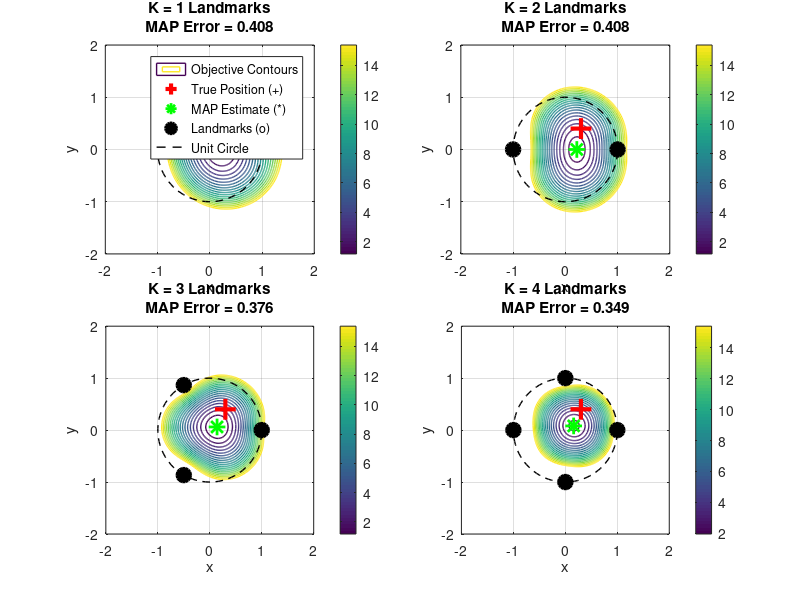

Recreate this plot in MATLAB. (Note: this script raises an error after producing the figure.)
%% Q3 MAP Estimation for Vehicle Localization 
clear; close all; clc;

% Problem parameters as specified
sigma_i = 0.3;  % Measurement noise standard deviation (given)
sigma_x = 0.25; % Prior standard deviation for x (suggested)
sigma_y = 0.25; % Prior standard deviation for y (suggested)

% Set true vehicle position (must be inside unit circle)
% change this to test different scenarios
x_true = 0.3;
y_true = 0.4;
fprintf('True vehicle position: (%.2f, %.2f)\n\n', x_true, y_true);

% Create grid for evaluation (-2 to 2 as specified)
resolution = 0.02;
[X, Y] = meshgrid(-2:resolution:2, -2:resolution:2);

% Store results for analysis
MAP_estimates = zeros(4, 2);
MAP_errors = zeros(4, 1);

% First pass: Find global min/max for consistent contour levels
J_all = cell(4, 1);
measurements_all = cell(4, 1);
landmarks_all = cell(4, 1);

for K = 1:4
    % Place K landmarks evenly on unit circle
    angles = linspace(0, 2*pi, K+1);
    angles = angles(1:K);  % Remove duplicate
    landmarks = [cos(angles); sin(angles)]';
    landmarks_all{K} = landmarks;
    
    % Generate true distances
    true_distances = sqrt((x_true - landmarks(:,1)).^2 + ...
                          (y_true - landmarks(:,2)).^2);
    
    % Generate noisy measurements (ensuring non-negative)
    measurements = true_distances + sigma_i * randn(K, 1);
    while any(measurements < 0)
        neg_idx = measurements < 0;
        measurements(neg_idx) = true_distances(neg_idx) + ...
                               sigma_i * abs(randn(sum(neg_idx), 1));
    end
    measurements_all{K} = measurements;
    
    % Evaluate MAP objective function
    J = zeros(size(X));
    for i = 1:size(X, 1)
        for j = 1:size(X, 2)
            x = X(i, j);
            y = Y(i, j);
            
            % Distances from candidate position to landmarks
            d = sqrt((x - landmarks(:,1)).^2 + (y - landmarks(:,2)).^2);
            
            % MAP objective (simplified, constants removed)
            J(i, j) = sum((measurements - d).^2 / (2*sigma_i^2)) + ...
                      x^2/(2*sigma_x^2) + y^2/(2*sigma_y^2);
        end
    end
    J_all{K} = J;
    
    % Find MAP estimate
    [min_val, min_idx] = min(J(:));
    [row, col] = ind2sub(size(J), min_idx);
    MAP_estimates(K, :) = [X(row, col), Y(row, col)];
    MAP_errors(K) = sqrt((MAP_estimates(K, 1) - x_true)^2 + ...
                         (MAP_estimates(K, 2) - y_true)^2);
end

% Find consistent contour levels
J_min = inf; J_max = -inf;
for K = 1:4
    J_min = min(J_min, min(J_all{K}(:)));
    J_max = max(J_max, max(J_all{K}(:)));
end
contour_levels = linspace(J_min, J_min + 15, 20);

% Create figure with consistent contour plots
figure('Position', [100, 100, 1200, 900]);

for K = 1:4
    subplot(2, 2, K);
    
    % Plot consistent contours
    contour(X, Y, J_all{K}, contour_levels, 'LineWidth', 1);
    colorbar;
    hold on;
    
    % Mark true position (+ as specified)
    plot(x_true, y_true, 'r+', 'MarkerSize', 15, 'LineWidth', 3);
    
    % Mark MAP estimate 
    plot(MAP_estimates(K, 1), MAP_estimates(K, 2), 'g*', ...
         'MarkerSize', 12, 'LineWidth', 2);
    
    % Mark landmarks (o as specified)
    plot(landmarks_all{K}(:,1), landmarks_all{K}(:,2), 'ko', ...
         'MarkerSize', 10, 'LineWidth', 2, 'MarkerFaceColor', 'k');
    
    % Show unit circle
    theta = linspace(0, 2*pi, 100);
    plot(cos(theta), sin(theta), 'k--', 'LineWidth', 1);
    
    % Labels and formatting
    xlabel('x');
    ylabel('y');
    title(sprintf('K = %d Landmarks\nMAP Error = %.3f', K, MAP_errors(K)));
    axis equal;
    xlim([-2 2]);
    ylim([-2 2]);
    grid on;
    
    % Add legend for first subplot
    if K == 1
        legend('Objective Contours', 'True Position (+)', ...
               'MAP Estimate (*)', 'Landmarks (o)', 'Unit Circle', ...
               'Location', 'northeast');
    end
end

subtitle('MAP Position Estimation with Consistent Contour Levels');

%% Print analysis results
fprintf('=== MAP ESTIMATION RESULTS ===\n\n');
fprintf('Prior parameters: σ_x = %.2f, σ_y = %.2f\n', sigma_x, sigma_y);
fprintf('Measurement noise: σ_i = %.2f\n\n', sigma_i);

fprintf('Number of | MAP Estimate  | True Position | Error\n');
fprintf('Landmarks |   (x, y)      |    (x, y)     | \n');
fprintf('----------|---------------|---------------|-------\n');
for K = 1:4
    fprintf('    %d     | (%.3f, %.3f) | (%.3f, %.3f) | %.4f\n', ...
            K, MAP_estimates(K, 1), MAP_estimates(K, 2), ...
            x_true, y_true, MAP_errors(K));
end

%% Analysis comments
fprintf('\n=== ANALYSIS ===\n');
fprintf('1. As K increases from 1 to 4, the MAP error generally decreases.\n');
fprintf('2. The contours become more circular and concentrated around the true position.\n');
fprintf('3. With K=1, the estimate has high uncertainty (elongated contours).\n');
fprintf('4. With K=4, the objective function is more peaked (tighter contours).\n');
fprintf('5. The prior pulls estimates toward the origin when measurements are weak.\n');

%% Additional visualization - Error vs K
figure;
plot(1:4, MAP_errors, 'bo-', 'LineWidth', 2, 'MarkerSize', 8);
xlabel('Number of Landmarks (K)');
ylabel('MAP Estimation Error');
title('MAP Estimation Error vs Number of Landmarks');
grid on;
xlim([0.5 4.5]);